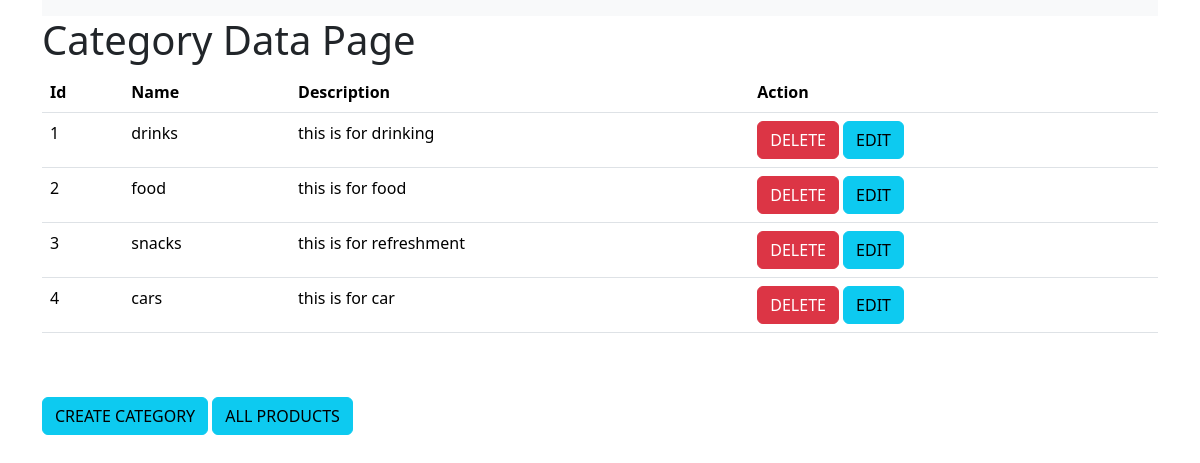
Page /allcat on the earlier database version.
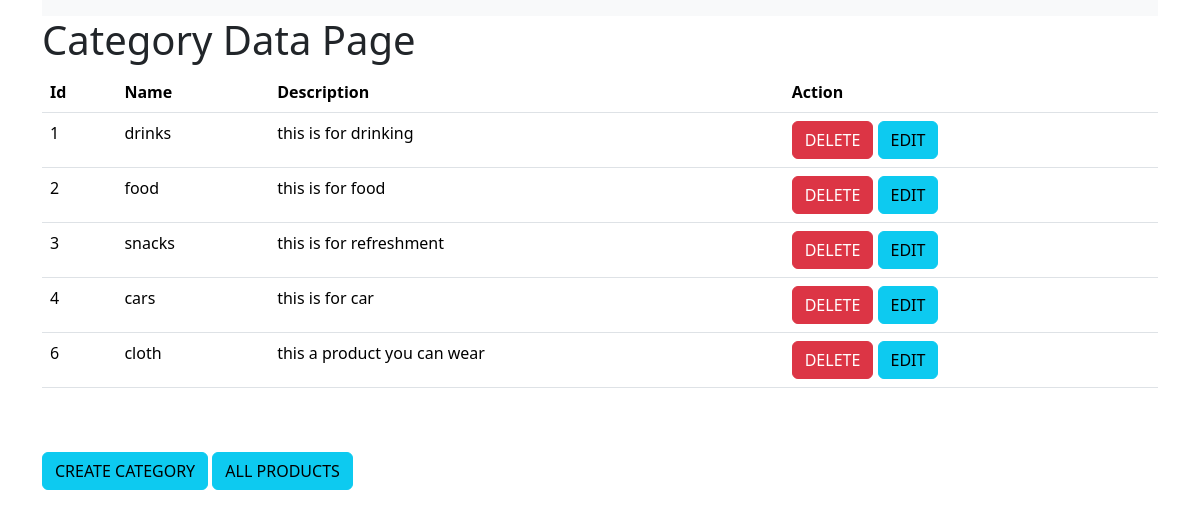
Same page on the later database version.
### inventoryapp/models.py (models this page shows, shortened)
class Category(models.Model):
    name = models.CharField(max_length=30, null=False)
    description = models.CharField(max_length=50, null=False)
    class Meta:
        verbose_name = "Categorie"

### inventoryapp/views.py (the view)
# urls.py: path('allcat', views.allcategory, name='allcat'),
def allcategory(request):
    all_cat = Category.objects.all()
    return render(request, "allcat.html", context={"all_cats":all_cat})

### templates/allcat.html (shortened to what this page needs)
<!DOCTYPE html>
<html lang="en">
<head>
     <link href="https://cdn.jsdelivr.net/npm/bootstrap@5.3.2/dist/css/bootstrap.min.css" rel="stylesheet"
>
</head>
<body>
<div class="container">
  <div class="row justify-content-center">
    <div class="col-md-12">
<nav class="navbar bg-dark navbar-expand-lg bg-body-tertiary">
</nav>
  <marquee><h1> Category Data Page</h1></marquee>
        <table class="table">
          <thead>
            <tr>
                <th scope="col">Id</th>
                <th scope="col">Name</th>
                <th scope="col">Description</th>
                <th scope="col">Action</th>
            </tr>
          </thead>
          <tbody>
             {% for cat in all_cats %}
            <tr>
                <td>{{cat.id}}</td>
                <td>{{cat.name}}</td>
                <td>{{cat.description}}</td>
                <td><a href="{% url 'removecat' cat.id %}" class="btn btn-danger">DELETE</a>
                    <a href="#" class="btn btn-info">EDIT</a>
                </td>
            </tr>
            {% endfor %}
          </tbody>
        </table><br><br>
         <a href="{% url 'createcategory' %}" class="btn btn-info">CREATE CATEGORY</a>
        <a href="{% url 'allproducts'%}" class="btn btn-info">ALL PRODUCTS</a>
    </div>
  </div>
</div>
</body>
</html>

Differences in the rows shown:
added Category: id "6", name "cloth", description "this a product you can wear"
